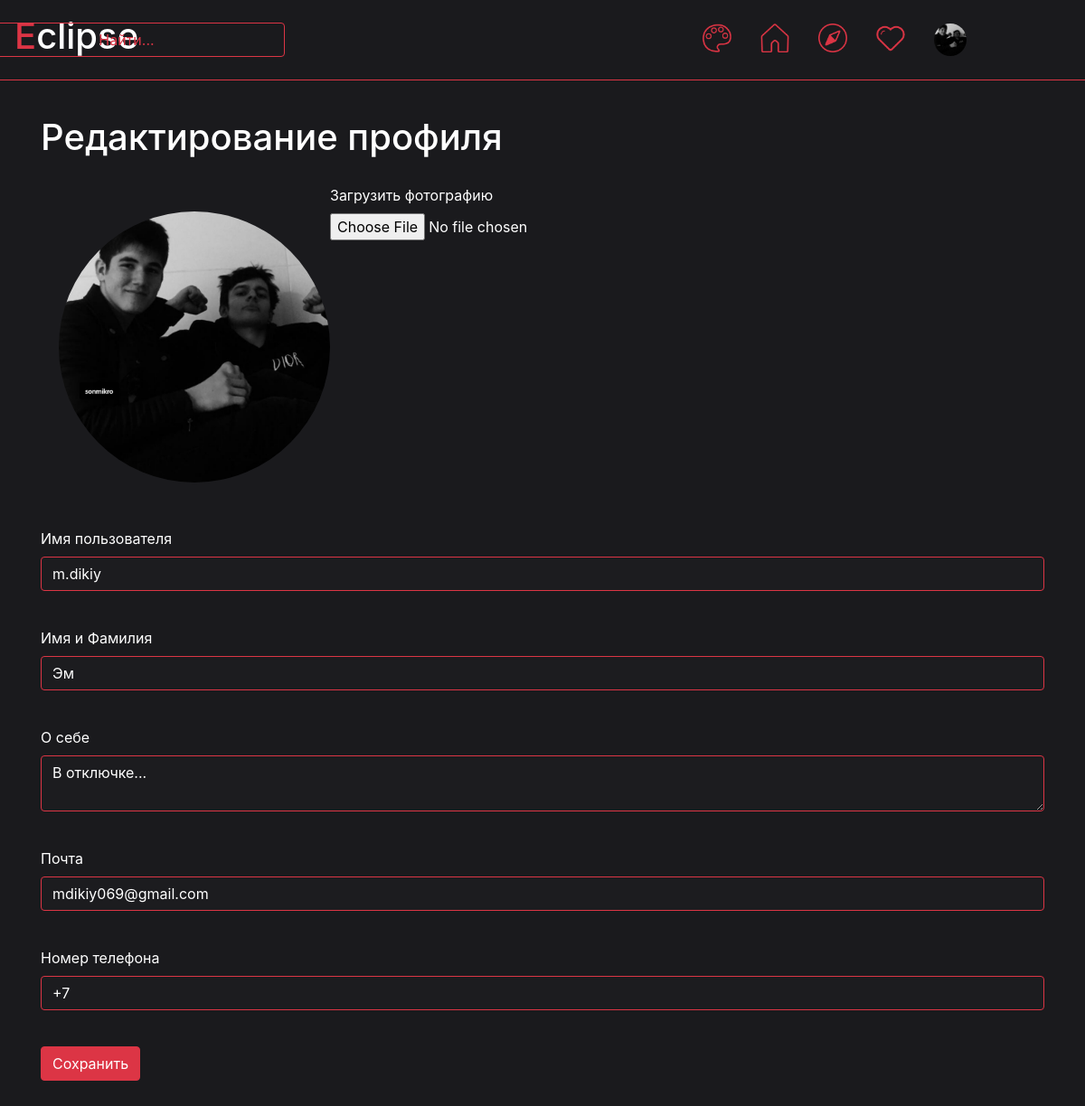
The page /edit_profile (signed in) on the database as committed earlier.
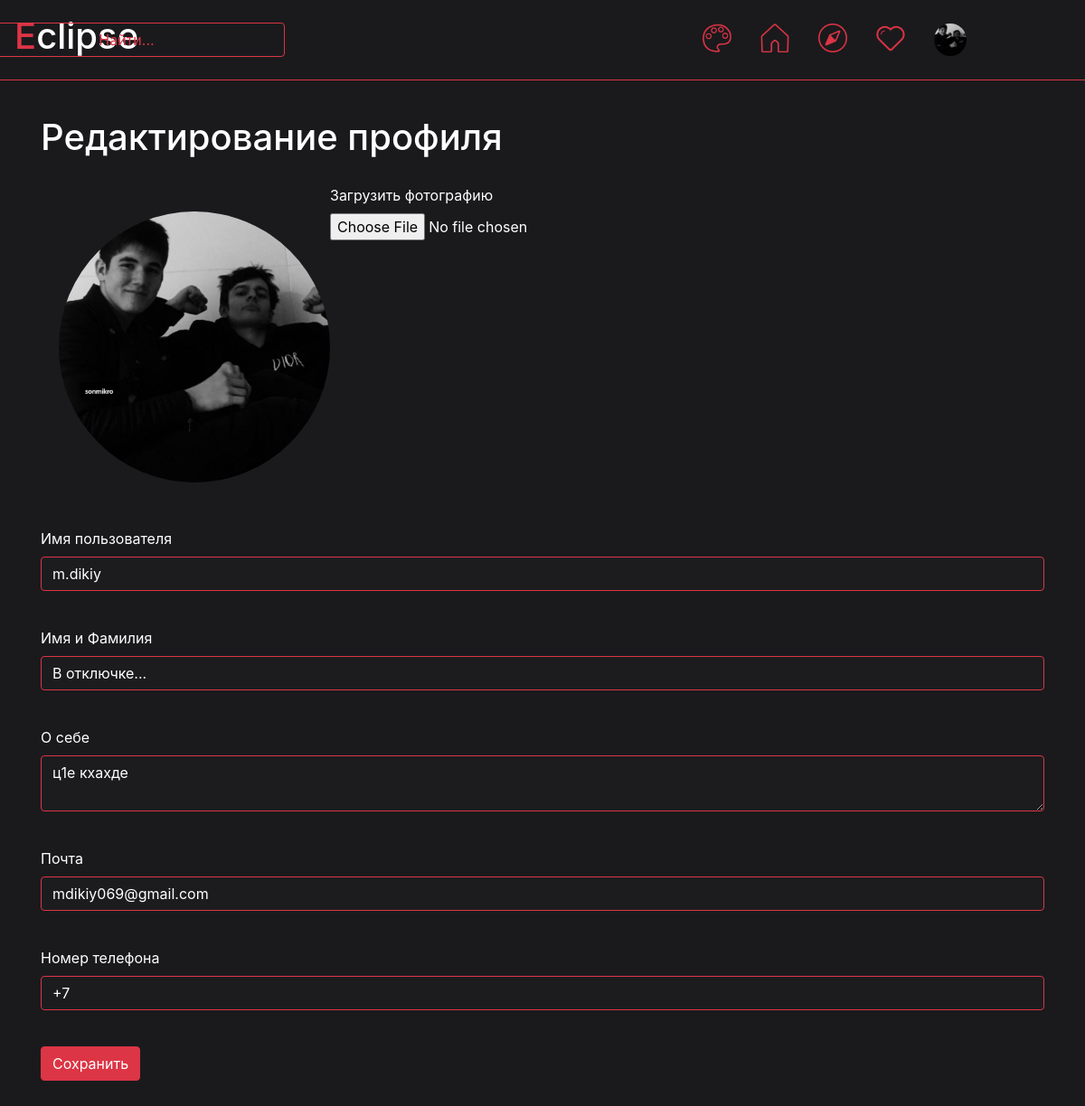
The same page on the database as committed later.
### data/users.py (models this page shows, shortened)
class User(SqlAlchemyBase, UserMixin):
    __tablename__ = 'users'
    id = sqlalchemy.Column(sqlalchemy.Integer,
                           primary_key=True, autoincrement=True)
    name = sqlalchemy.Column(sqlalchemy.String, nullable=True)
    full_name = sqlalchemy.Column(sqlalchemy.String, nullable=True, default='')
    email = sqlalchemy.Column(sqlalchemy.String,
                              index=True, unique=True, nullable=True)
    hashed_password = sqlalchemy.Column(sqlalchemy.String, nullable=True)
    phone = sqlalchemy.Column(sqlalchemy.String, nullable=True, default='+7 ')
    about = sqlalchemy.Column(sqlalchemy.String, nullable=True)
    filename_photo = sqlalchemy.Column(sqlalchemy.String, nullable=True, default='user_data/profile_photos/default.png')
    created_date = sqlalchemy.Column(sqlalchemy.DateTime,
                                     default=datetime.datetime.now)
    other_data = None
    def load_data(self):
        if os.path.isfile(f'static/user_data/additional_data/user_{self.id}.json'):
            file = open(f'static/user_data/additional_data/user_{self.id}.json', 'r')
            self.other_data = json.load(file)
        else:
            self.save_data()

### main.py (the view, shortened to what this page needs)
@app.route('/edit_profile', methods=['GET', 'POST'])
def edit_profile():     # Редактирование дыннх пользоветеля
    form = EditProfileForm()
    form.name.data = current_user.name
    form.full_name.data = current_user.full_name
    form.about.data = current_user.about
    form.email.data = current_user.email
    form.phone.data = current_user.phone
    current_user.load_data()
    user_data = current_user.other_data
    return render_template('edit_profile.html', title='Изменить профиль', theme=get_theme(), form=form, user_data=user_data)

### forms/users.py
class EditProfileForm(FlaskForm):
    file = FileField('Загрузить фотографию')
    name = StringField('Имя пользователя', validators=[DataRequired()])
    full_name = StringField('Имя и Фамилия', validators=[DataRequired()])
    about = TextAreaField('О себе', validators=[DataRequired()])
    email = EmailField('Почта', validators=[DataRequired()])
    phone = StringField('Номер телефона', default='+7 ')
    submit = SubmitField('Сохранить')

### data/db_session.py (called while the page is built)
def create_session() -> Session:
    global __factory
    return __factory()

### main.py (called while the page is built)
def get_theme():    # Возвращает текушую тему
    return themes[int(request.cookies.get("theme_index", 0))]

@login_manager.user_loader
def load_user(user_id):
    db_sess = db_session.create_session()
    return db_sess.query(User).get(user_id)

### templates/edit_profile.html (shortened to what this page needs)
{% extends "base.html" %}
{% block content %}
    <div class="album py-5">
        <form action="" method="post" class="container" enctype="multipart/form-data">
            <h1 class="white">Редактирование профиля</h1>
            <nav class="nav container" style="padding: 20px">
                <li class="nav-item">
                    <img src="{{ url_for('static', filename=current_user.filename_photo) }}" width="300" height="300" class="rounded-circle" style="margin-top: 30px;">
                </li>
                <li class="nav-item">
                    {{ form.file.label(class="white") }}<br>
                    {{ form.file(class="white") }}<br>
                </li>
            </nav>
            <p style="margin-top: 30px;">
                {{ form.name.label(class="white") }}<br>
                {{ form.name(class="form-control black-form") }}<br>
            </p>
            <p>
                {{ form.full_name.label(class="white") }}<br>
                {{ form.full_name(class="form-control black-form") }}<br>
            </p>
            <p>
                {{ form.about.label(class="white") }}<br>
                {{ form.about(class="form-control black-form") }}<br>
            </p>
            <p>
                {{ form.email.label(class="white") }}<br>
                {{ form.email(class="form-control black-form", type="email") }}<br>
            </p>
            <p>
                {{ form.phone.label(class="white") }}<br>
                {{ form.phone(class="form-control black-form") }}<br>
            </p>
            <p>{{ form.submit(type="submit", class="btn btn-" + theme.style) }}</p>
        </form>
    </div>
{% endblock %}

### templates/base.html (shortened to what this page needs)
<!doctype html>
<html lang="en">
<head>
    <link rel="stylesheet"
          href="https://stackpath.bootstrapcdn.com/bootstrap/4.4.1/css/bootstrap.min.css"
>
    <link rel="stylesheet" href="{{ url_for('static', filename=theme.css_file) }}">
</head>
<body>
<header class="p-3 mb-3 border-bottom border-{{theme.style}}" style="background-color: {{theme.background_color}}; position: fixed; width: 1920px; z-index: 1">
    <div class="d-flex flex-wrap align-items-center justify-content-center justify-content-lg-start">
        {% if current_user.is_authenticated %}
            <h1 style="color: {{theme.color}}">E<span class="white">clipse</span></h1>
              <a href="/search" class="col-12 col-lg-auto mb-3 mb-lg-0 me-lg-3" style="width: 350px; position: fixed; right: 900px;">
                  <button type="button" class="btn btn-outline-{{theme.style}}" style="width: 350px;">Найти...</button>
              </a>
            <ul class="nav col-12 col-lg-auto me-lg-auto mb-2 justify-content-center mb-md-0" style="position: fixed; right: 100px;">
                <li><a href="/change_theme" class="nav-link px-3">
                    <img src="{{ url_for('static', filename='icons/' + theme.icon_name + 'circle.png') }}" width="32" height="32">
                </a></li>
                <li><a href="/home" class="nav-link px-3">
                    {% if request.path == "/home" %}
                        <img src="{{ url_for('static', filename='icons/' + theme.icon_name + 'home_true.png') }}" width="32" height="32">
                    {% else %}
                        <img src="{{ url_for('static', filename='icons/' + theme.icon_name + 'home_false.png') }}" width="32" height="32">
                    {% endif %}
                </a></li>
                <li><a href="/explore" class="nav-link px-3">
                    {% if request.path == "/explore" %}
                        <img src="{{ url_for('static', filename='icons/' + theme.icon_name + 'explore_true.png') }}" width="32" height="32">
                    {% else %}
                        <img src="{{ url_for('static', filename='icons/' + theme.icon_name + 'explore_false.png') }}" width="32" height="32">
                    {% endif %}
                </a></li>
                <li><a href="/notification" class="nav-link px-3">
                    {% if request.path == "/notification" %}
                        <img src="{{ url_for('static', filename='icons/' + theme.icon_name + 'like_true.png') }}" width="32" height="32">
                    {% else %}
                        <img src="{{ url_for('static', filename='icons/' + theme.icon_name + 'like_false.png') }}" width="32" height="32">
                    {% endif %}
                </a></li>
                <li><a href="/profile/{{ current_user.name }}" class="nav-link px-3">
                    <img src="{{ url_for('static', filename=current_user.filename_photo) }}" width="36" height="36" class="rounded-circle">
                </a></li>
            </ul>
        {% else %}
            <p>
                <a class="btn btn-primary" href="/register">Зарегистрироваться</a>
                <a class="btn btn-success" href="/login">Войти</a>
            </p>
        {% endif %}
    </div>
</header>
<main role="main" class="container" style="background-color: {{theme.background_color}}; position: relative; top: 80px; max-width: 1920px; min-height: 1000px">
    {% block content %}
    {% endblock %}
</main>
</body>
</html>

Rows that differ between the two databases and show on the page:
changed User "m.dikiy": full_name "Эм" → "В отключке..."; about "В отключке..." → "ц1е кхахде"
